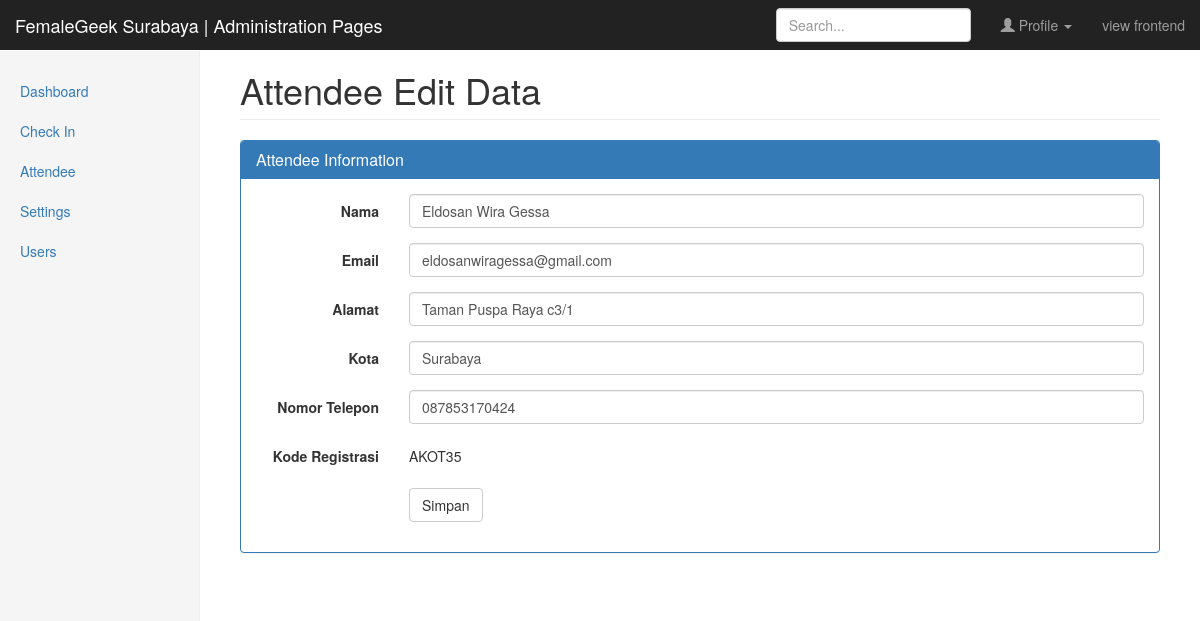
/organizer/attendee-edit.php (signed in), run on the app's committed database.
### tables this page shows
CREATE TABLE IF NOT EXISTS `register` (
  `id` int(11) NOT NULL AUTO_INCREMENT,
  `nama` varchar(255) NOT NULL,
  `alamat` varchar(255) NOT NULL,
  `hp` varchar(20) NOT NULL,
  `email` varchar(255) NOT NULL,
  `kota` varchar(255) NOT NULL,
  `kode` varchar(10) NOT NULL,
  `tgl` datetime NOT NULL,
  `tglbayar` datetime DEFAULT NULL,
  `email_confirm` int(11) NOT NULL DEFAULT '0',
  `konfirm` int(11) NOT NULL DEFAULT '0',
  `tglkonfirm` datetime DEFAULT NULL,
  UNIQUE KEY `id` (`id`)
);

### qrcode.php (called while the page is built, shortened)
<?php
function get_image($data, $size = 250, $EC_level = 'L', $margin = '0'){
	$ch = curl_init();
	$data = urlencode($data);
	$response = curl_exec($ch);
	return $response;
}

### organizer/attendee-edit.php (the view, shortened to what this page needs)
<?php include('header.php'); ?>
			<div class="col-sm-9 col-sm-offset-3 col-md-10 col-md-offset-2 main">
				<h1 class="page-header">Attendee Edit Data</h1>
				<?php updateattendee(); $atten = getattendeebyid(); ?>
				<div class="panel panel-primary">
					<div class="panel-heading">
						<h2 class="panel-title">Attendee Information</h2>
					</div>
					<div class="panel-body">
						<form class="form-horizontal" method="post">
							<div class="form-group">
								<label for="Nama" class="col-sm-2 control-label">Nama</label>
								<div class="col-sm-10">
									<input type="text" class="form-control" value="<?php echo $atten['nama']; ?>" name="nama" id="nama" placeholder="Nama" required>
								</div>
							</div>
							<div class="form-group">
								<label for="email" class="col-sm-2 control-label">Email</label>
								<div class="col-sm-10">
									<input type="email" class="form-control" value="<?php echo $atten['email']; ?>" name="email" id="email" placeholder="Email" required>
								</div>
							</div>
							<div class="form-group">
								<label for="alamat" class="col-sm-2 control-label">Alamat</label>
								<div class="col-sm-10">
									<input type="text" class="form-control" value="<?php echo $atten['alamat']; ?>" name="alamat" id="alamat" placeholder="Alamat" required>
								</div>
							</div>
							<div class="form-group">
								<label for="kota" class="col-sm-2 control-label">Kota</label>
								<div class="col-sm-10">
									<input type="text" class="form-control" value="<?php echo $atten['kota']; ?>" name="kota" id="kota" placeholder="Kota" required>
								</div>
							</div>
							<div class="form-group">
								<label for="nohp" class="col-sm-2 control-label">Nomor Telepon</label>
								<div class="col-sm-10">
									<input type="text" class="form-control" value="<?php echo $atten['hp']; ?>" name="nohp" id="nohp" placeholder="Nomor Telepon" required>
								</div>
							</div>
							<div class="form-group">
								<label for="kode" class="col-sm-2 control-label">Kode Registrasi</label>
								<div class="col-sm-10">
									<p class="form-control-static"><?php echo $atten['kode']; ?></p>
								</div>
							</div>
							<div class="form-group">
								<div class="col-sm-offset-2 col-sm-10">
									<button type="submit" class="btn btn-default">Simpan</button>
								</div>
							</div>
						</form>
					</div>
				</div>
			</div>
<?php include('footer.php'); ?>

### css/admin.css (style rules this page uses)
body { padding-top: 50px; }
.main { padding: 20px; }
@media (min-width: 768px) { .main { padding-right: 40px; padding-left: 40px; } }
.main .page-header { margin-top: 0; }

### data on the page
register: nama "Eldosan Wira Gessa", email "eldosanwiragessa@gmail.com", alamat "Taman Puspa Raya c3/1", kota "Surabaya", nohp "087853170424", kode "AKOT35"
